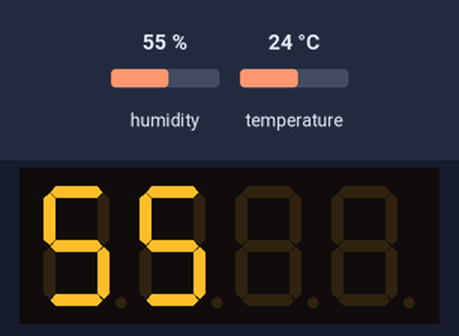
A sketch run on a simulated ATtiny85, built with avr-gcc and run on an emulated ATtiny85. Shown: 4-digit seven-segment display. Inputs (shaded band) come from the test bench; at power-on: humidity 55 %, temperature 24 °C.

Above: at 2.2 s.
2.3 s: humidity set to 22 %
At 4.9 s:
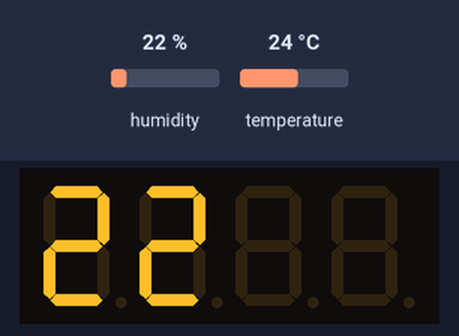
6.4 s: temperature set to 12 °C
At 7.9 s:
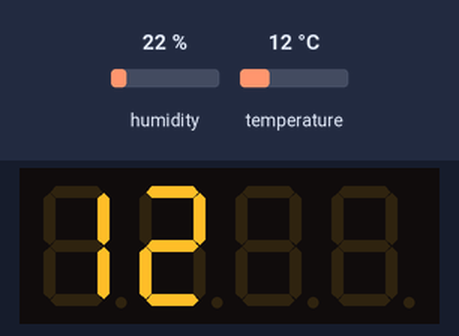
9.7 s: humidity set to 40 %
At 10.5 s:
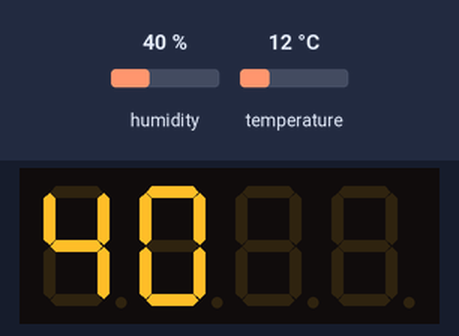
12.8 s: temperature set to 19 °C
At 14.1 s:
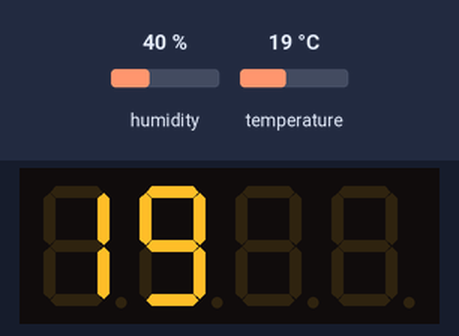
Timing chart, 0 to 15.8 s (numbered marks = the images above; inputs shaded):
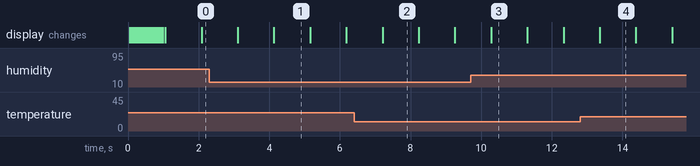

Measured:
- after the input at 2.3 s, the display: first differs from a run without the input after 1.8 s (image 1)
- after the input at 6.4 s, the display: changes after 0.81 s (image 2)
- after the input at 9.7 s, the display: changes after 0.58 s (image 3)
- after the input at 12.8 s, the display: changes after 0.56 s (image 4)
- what the display in image 1 shows lasts 1.1 s, from 4.1 s to 5.2 s

The sketch:

sketch_led_seg7.ino
```cpp
#include "SevenSegmentTM1637.h"
const byte PIN_CLK = 3;   // define CLK pin (any digital pin)
const byte PIN_DIO = 2;   // define DIO pin (any digital pin)
SevenSegmentTM1637    display(PIN_CLK, PIN_DIO);
//
#include <dht.h>
dht DHT;
#define DHT11_PIN 11//put the sensor in the digital pin 4

void setup()
{
  display.begin();            // initializes the display
  display.setBacklight(100);  // set the brightness to 100 %
  //

}

int showmode=0;
void loop()
{

  // READ DATA
//  Serial.print("DHT11, \t");
 int chk = DHT.read11(DHT11_PIN);
  switch (chk)
  {
//    case 0:  Serial.print("OK,\t"); break;
//    case -1: Serial.print("Checksum error,\t"); break;
//    case -2: Serial.print("Time out error,\t"); break;
//    default: Serial.print("Unknown error,\t"); break;
  }
 //humidity and temperature display
 char tempchar[5];char humchar[5];
// int i=5;
 dtostrf(DHT.temperature,2,0,tempchar);
 dtostrf(DHT.humidity,2,0,humchar);
 // DISPLAT DATA
//  for(i=0;i<=5;i++){
//    Serial.print(tempchar[i]);Serial.print(" ");
//  }
  //[0] is 2 %10
//  Serial.print(" [0] is");Serial.print((int)tempchar[0]);Serial.print("   ");
//  Serial.print(DHT.humidity,1);
//  Serial.print(",\t");
//  Serial.println(DHT.temperature,1);
  if(showmode==0){
//    tm1637.display(0,tempchar[0]-48);
//    tm1637.display(1,tempchar[1]-48);
//    tm1637.display(3,12);
    display.print(tempchar);
    showmode=1;
  }else{
//    tm1637.display(0,humchar[0]-48);
//    tm1637.display(1,humchar[1]-48);
//    tm1637.display(3,13);
    display.print(humchar);
    showmode=0;
  }
  delay(1000);
}

//
// END OF FILE
//
```
